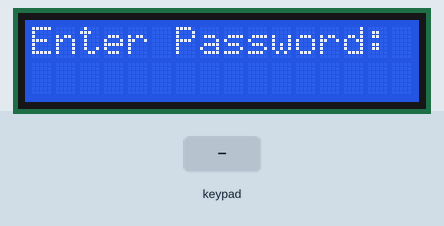
A sketch run on a simulated Arduino Uno, built with avr-gcc and run on an emulated ATmega328P. On the bench: 16×2 character LCD. Inputs (shaded band) come from the test bench.

Above: at 1.2 s.
1.3 s: keypad keys A B C 1 2 3 * pressed 0.4 s apart
At 5.1 s:
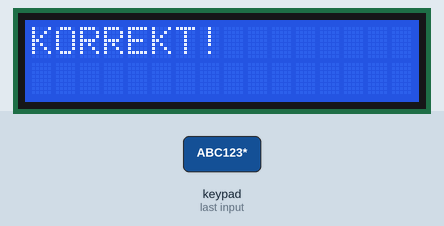
5.6 s: key 'A' pressed
At 6.6 s:
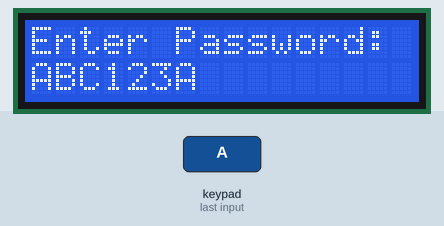
7.1 s: keypad keys A B C 1 2 3 A pressed 0.4 s apart
At 10.7 s:
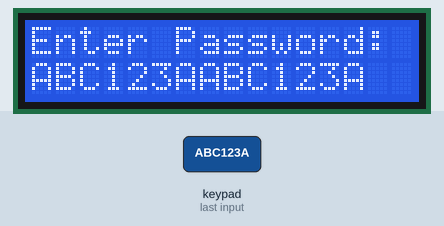
11.4 s: key 'B' pressed
At 11.9 s:
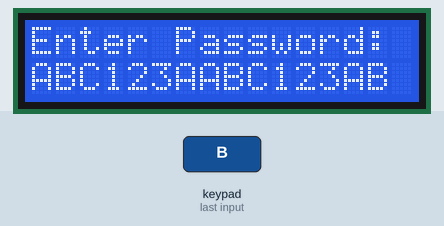
12.9 s: key 'C' pressed
At 13.4 s:
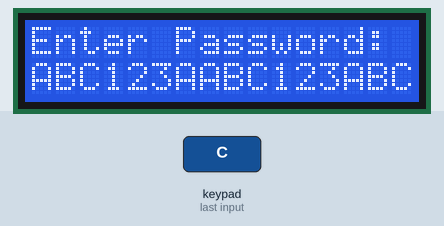
14.4 s: keypad keys 9 8 7 6 * pressed 0.4 s apart
At 16.7 s:
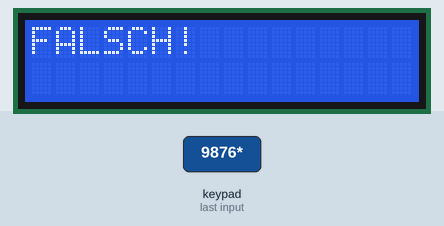
Timing chart, 0 to 18.2 s (numbered marks = the images above; inputs shaded):
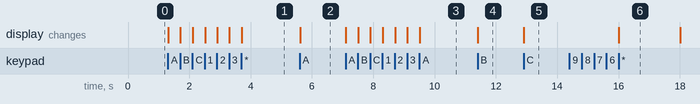

The sketch:

Schaltkreis4Code.ino
```cpp
#include <LiquidCrystal.h>
#include <Keypad.h>

//LCD Display Konstanten
const int rs = A0;
const int en = A1;
const int d4 = A2;
const int d5 = A3;
const int d6 = A4;
const int d7 = A5;

//Numpad konstanten
const byte ROWS = 4;
const byte COLS = 4;
char hexaKeys[ROWS][COLS] = {
  {'1', '2', '3', 'A'},
  {'4', '5', '6', 'B'},
  {'7', '8', '9', 'C'},
  {'*', '0', '#', 'D'}
};

//Variabeln deklarierung
byte rowPins[ROWS] = {9, 8, 7, 6};
byte colPins[COLS] = {5, 4, 3, 2};
String passwort = "ABC123";
String vorherigeEingabe = "";
String eingabe = "";

LiquidCrystal lcd(rs, en, d4, d5, d6, d7);
Keypad customKeypad = Keypad(makeKeymap(hexaKeys), rowPins, colPins, ROWS, COLS);

void setup(){
  lcd.begin(16, 2);
  resetLCD();
}

void loop(){
  //gedrückter Key wird ausgelesen
  char customKey = customKeypad.getKey();
  String tmpString;

  if(customKey == '#') {
    //Resetz der Eingabe
  	eingabe = "";
  } else if (customKey == '*') {
    //Passwort prüfen
    if (passwort == eingabe) {
      lcd.clear();
      lcd.print("KORREKT!");
    } else {
      lcd.clear();
      lcd.print("FALSCH!");
      delay(2000);
      resetLCD();
    }
  } else if (customKey != '\0') {
  	eingabe += customKey;
  }
  //Eingabe Beim Display anzeigen
  if(eingabe != vorherigeEingabe) {
    resetLCD();
    lcd.print(eingabe);
    vorherigeEingabe = eingabe;
  }
}

//Display zurücksetzen
void resetLCD() {
	lcd.clear();
    lcd.print("Enter Password:");
    lcd.setCursor(0,1);
}
```

Measured:
- after the input at 1.3 s, the display: first changes at once (image 1 shows a later state)
- after the input at 5.6 s, the display: changes at once (image 2)
- after the input at 7.1 s, the display: first changes at once (image 3 shows a later state)
- after the input at 11.4 s, the display: changes at once (image 4)
- after the input at 12.9 s, the display: changes at once (image 5)
- after the input at 14.4 s, the display: changes after 1.6 s (image 6)
